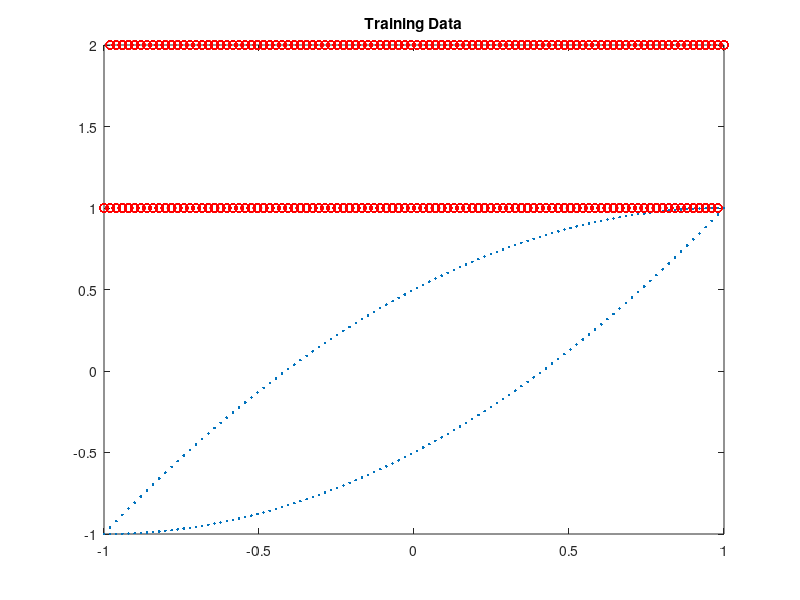
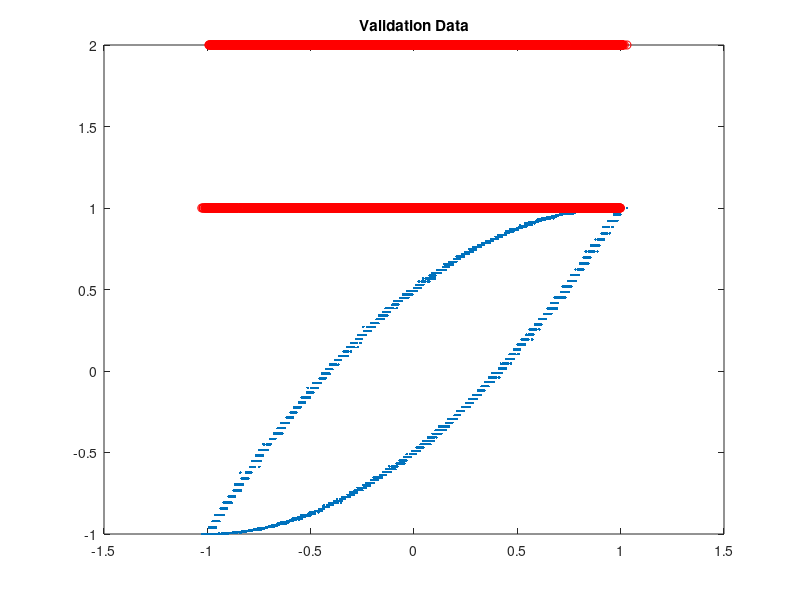
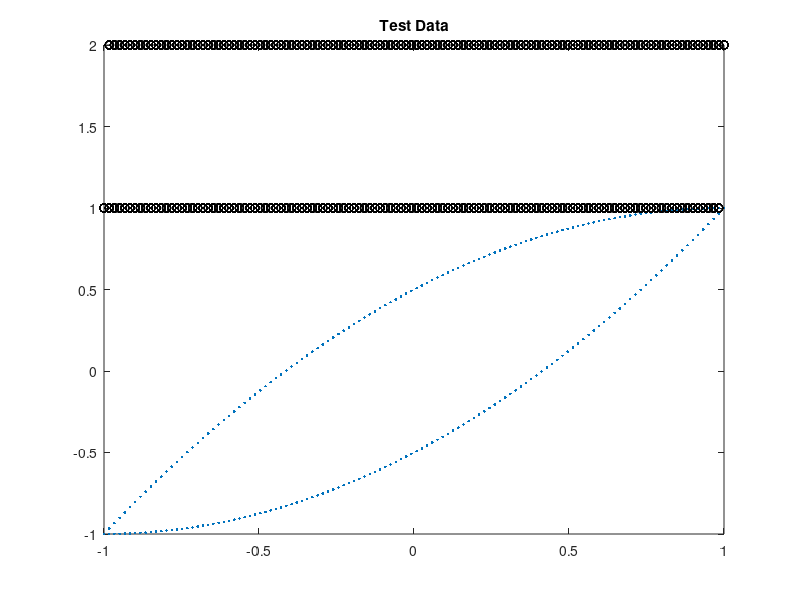

Write the MATLAB code that produced these figures, in order.
function generateContinuousHysteresisLoop()

%Number of Modes:
K = 2;
name = 'continuousHysteresisLoop';
%% Generate Validation Set
transitions = 40; %number of transitions

N = 2051+2045; %number of smaples

ufwd = linspace(-1,1,N/transitions); %generate equally spaced data set
ubwd = flip(ufwd); % flip the data set
u = repmat([ufwd,ubwd],1,transitions/2);

N = length(u);
m = zeros(1,N+1);
m(1) = 1;
y = zeros(size(u));

for i=1:N
y(i) = behaviour(u(i),m(i));  
m(i+1) = modeTransition(u(i),m(i));
end
m=m(1,1:end-1);

transitionsTest = sum(abs(diff(m)));
assert(transitionsTest == transitions,'not the amount of designed transitions');

figure(1); clf;
plot(u,y,'.')
hold on
plot(u,m,'ro')
title('Training Data')

newFilename = [name,'_val.mat'];
save(newFilename,'m','u','y','K');

%% Generate Training Data: Add noise to u values
multi = 1/100;
rng(1)
u = multi*randn(1,N)+u;
figure(2); clf;
plot(u,y,'.')
hold on
plot(u,m,'ro')
title('Validation Data')

newFilename = [name,'_train.mat'];
save(newFilename,'m','u','y','K');

%% Generate Test data: u values in different range
transitions = 34;
N = 4100;

ufwd = linspace(-1.0,1.0,N/transitions); %generate sinusoid wave
ubwd = flip(ufwd);
u = repmat([ufwd,ubwd],1,transitions/2);

N = length(u);
m = zeros(1,N+1);
m(1) = 1;
y = zeros(size(u));

for i=1:N
y(i) = behaviour(u(i),m(i));  
m(i+1) = modeTransition(u(i),m(i));
end
m=m(1,1:end-1);

figure(3); clf;
plot(u,y,'.')
hold on
plot(u,m,'ko')
title('Test Data')
transitionsTest = sum(abs(diff(m)));
assert(transitionsTest == transitions,'not the amount of designed transitions');


newFilename = [name,'_test.mat'];
save(newFilename,'m','u','y','K');

end

function newmode = modeTransition(u,mode)
if(mode == 1)
  if(u > 0.98)
    newmode = 2;
  else
    newmode = 1;
  end
else %mode == 2
  if(u < -0.98)
    newmode = 1;
  else
    newmode = 2;
  end
end
end

function [ynew] = behaviour(u,mode)
if(mode == 1)
    ynew = 0.5*u^2+u-0.5;
else %mode == 2
    ynew = -0.5*u^2+u+0.5;
end
end
